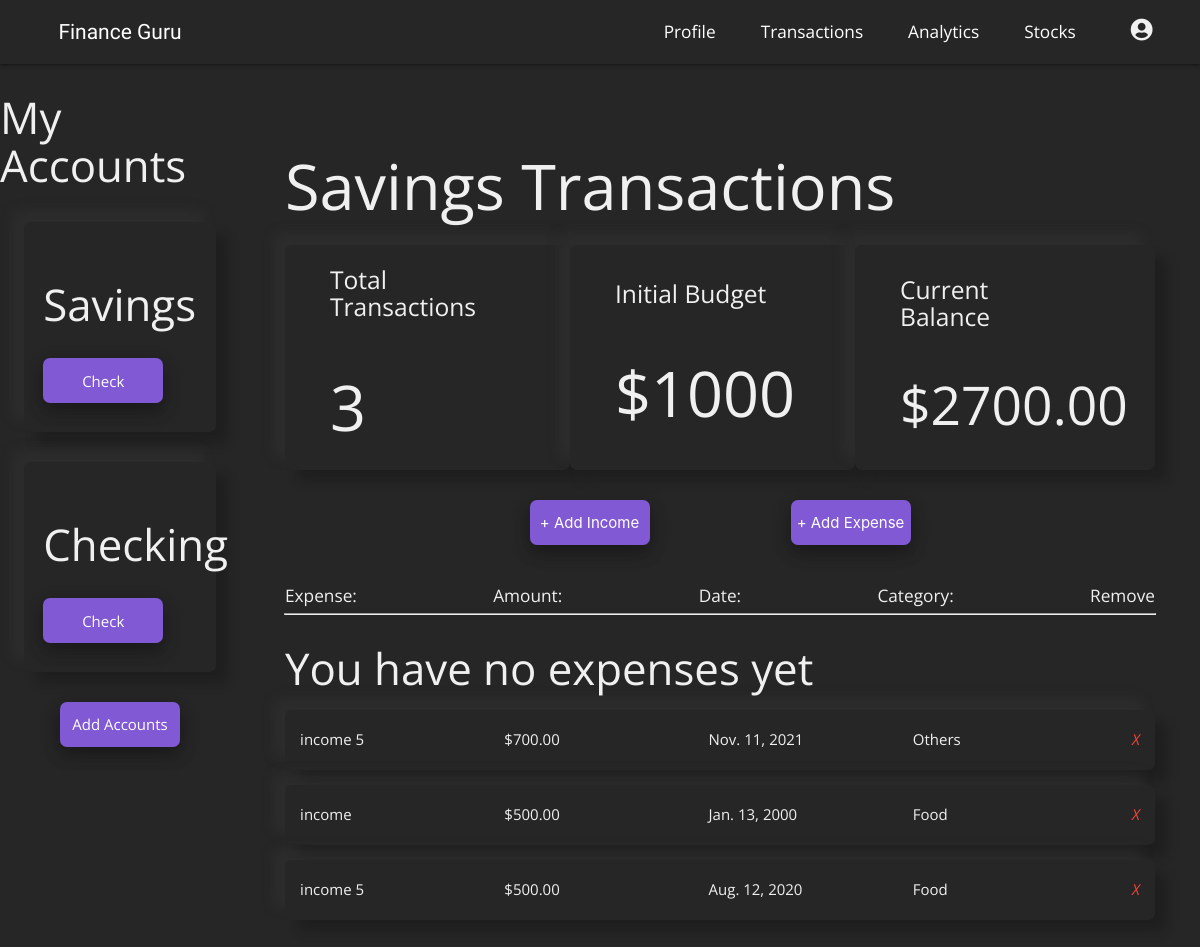
The app's page /savings/transactions (signed in), older data.
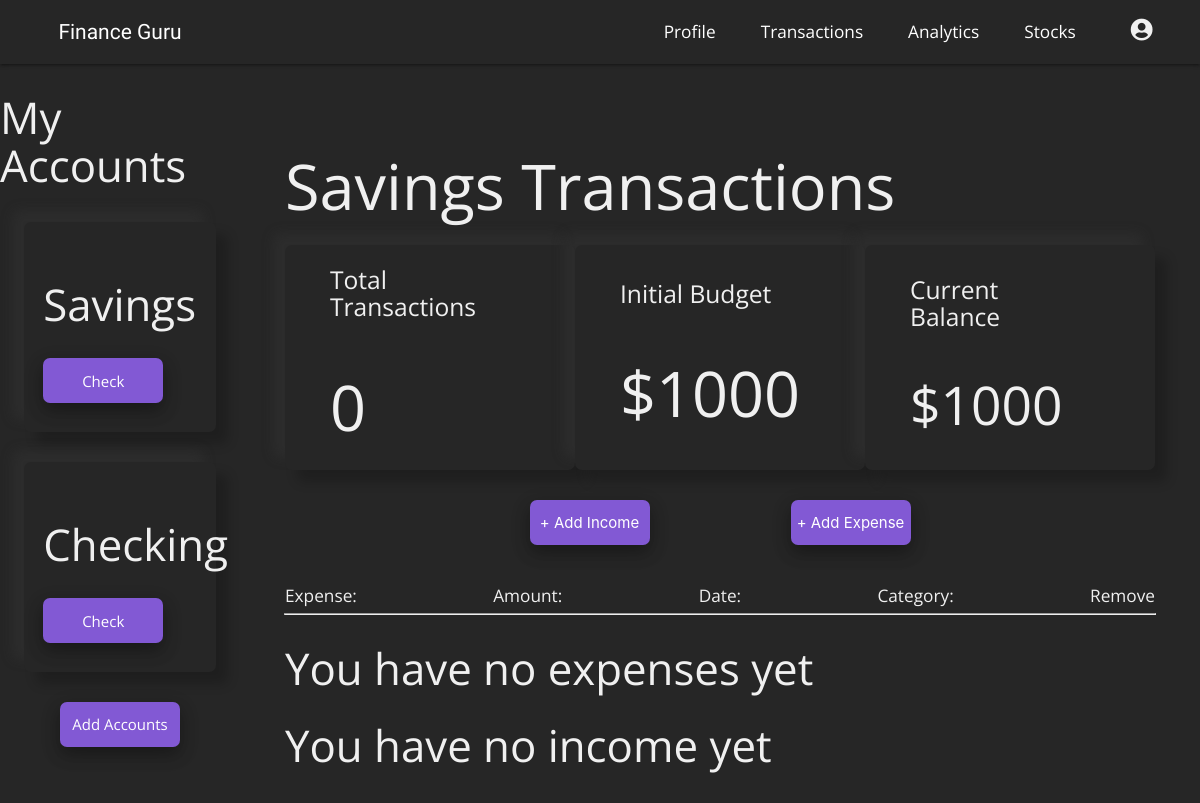
The same page, newer data.
### budget/models.py (models this page shows, shortened)
class Project(models.Model):
    name = models.CharField(max_length=100)
    slug = models.SlugField(max_length=100, unique=True, blank=True)
    budget = models.IntegerField()
    def budget_left(self):
        expense_list = Expense.objects.filter(project=self)
        income_list = Income.objects.filter(project=self)
        total_expense_amount = 0
        total_income_amount = 0
        for expense in expense_list:
            total_expense_amount += expense.amount
        for income in income_list:
            total_income_amount += income.amount
        return self.budget - total_expense_amount + total_income_amount
    def total_transactions(self):
        income_list = Income.objects.filter(project=self)
        expense_list = Expense.objects.filter(project=self)
        return len(expense_list) + len(income_list)

class Income(models.Model):
    project = models.ForeignKey(Project, on_delete = models.CASCADE, related_name = 'income')
    title = models.CharField(max_length=100)
    amount = models.DecimalField(max_digits=8, decimal_places=2)
    date = models.DateField(("Date"), default=datetime.date.today)
    type = 'income'
    category = models.CharField( max_length = 20, choices = SELECT_CATEGORY_CHOICES , default ='Food')
    class Meta:
        ordering = ('-amount',)

### budget/views.py (the view, shortened to what this page needs)
# urls.py: path('<slug:project_slug>/transactions', views.transactions, name = 'transactions'),
@login_required()
def transactions(request, project_slug):
    project_list = Project.objects.all()
    project = get_object_or_404(Project, slug=project_slug)
    if request.method == "GET":
        return render(request, 'budget/transactions.html', {
            'project': project, 'project_list': project_list,
            'expense_list': project.expenses.all(),
            'income_list': project.income.all()})

### budget/templates/budget/transactions.html (shortened to what this page needs)
{% extends 'budget/base.html' %}
{% block content %}
{% include "./header.html" %}
<div class = "transactions-section">
    <h1 class = "page-header">{{ project.name }} Transactions</h1>
    <section class="profile-stats">
        <div class = "stat-card">
            <div class="stat-card-content">
                <h5>Total Transactions</h6>
                <h1>{{ project.total_transactions }}</h1>
            </div>
        </div>
        <div class = "stat-card">
            <div class="stat-card-content">
                <h5>Initial Budget</h6>
                <h1>${{ project.budget }}</h1>
            </div>
        </div>
        <div class = "stat-card">
            <div class="stat-card-content">
                <h5>Current Balance</h6>
                {% if project.budget_left > 0 %}
                    <h2>${{ project.budget_left }}</h2>
                {% elif project.budget_left == 0 %}
                    <h2>${{ project.budget_left }}</h2>
                {% else %}
                    <h2>${{ project.budget_left }}</h2>
                {% endif %}
            </div>
        </div>
    </section>
    <section class = "section-expenses">
        <div class="button-row">
            <button class="modal-trigger account-button" id = "income-trigger" href = "#expenseModal" onClick = "incomeFunction()">+ Add Income</button>
            <button class="modal-trigger account-button" id = "expense-trigger" href = "#expenseModal" onClick = "expenseFunction()">+ Add Expense</button>
        </div>
        <div class="expense-row">
            <div class = 'expense-title'>
                <h6>Expense:</h6>
            </div>
            <div class = 'expense-title'>
                <h6>Amount:</h6>
            </div>
            <div class = 'expense-title'>
                <h6>Date:</h6>
            </div>
            <div class = 'expense-title category'>
                <h6>Category:</h6>
            </div>
            <div class = 'expense-title'>
                <h6>Remove</h6>
            </div>
        </div>
        <hr/>
        <ul class="expense-list">
            {% for expense in expense_list %}
            <li>
                <div class="expense-col">
                    <span>{{ expense.title }}</span>
                </div>
                <div class="expense-col">
                    <span>${{ expense.amount }}</span>
                </div>
                <div class="expense-col">
                    <span>{{ expense.date }}</span>
                </div>
                <div class="expense-col category">
                    <span>{{ expense.category }}</span>
                </div>
                <a class = "close-icon" name = "action" value = "expense" onclick = "deleteExpense(this)" data-id = "{{ expense.id }}">
                    <i class="red-text right">X</i>
                </a>
            </li>
            {% empty %}
            <div class = "">
                <h3>You have no expenses yet</h3>
            </div>
            {% endfor %}
            {% for income in income_list %}
            <li>
                <div class="expense-col">
                    <span>{{ income.title }}</span>
                </div>
                <div class="expense-col">
                    <span>${{ income.amount }}</span>
                </div>
                <div class="expense-col">
                    <span>{{ income.date }}</span>
                </div>
                <div class="expense-col category">
                    <span>{{ income.category }}</span>
                </div>
                <a class = "close-icon"  name = "action" value = "income" onclick = "deleteIncome(this)" data-id = "{{ income.id }}">
                    <i class="red-text right">X</i>
                </a>
            </li>
            {% empty %}
            <div class = "">
                <h3>You have no income yet</h3>
            </div>
            {% endfor %}
        </ul>
    </section>
</div>
{% endblock %}

### budget/templates/budget/base.html (shortened to what this page needs)
{% load static %}
<!DOCTYPE html>
<html lang="en">
<head>
    <link rel="stylesheet" href="{% static 'css/styles.css' %}" />
    <link rel="stylesheet" href="https://cdnjs.cloudflare.com/ajax/libs/materialize/1.0.0/css/materialize.min.css"/>
    <link rel="stylesheet" href="https://use.fontawesome.com/releases/v5.15.4/css/all.css">
</head>
<body>
    {% block content %}{% endblock %}
</body>
</html>

### budget/templates/budget/header.html (shortened to what this page needs)
{% extends 'budget/base.html' %}
{% load static %}
{% block content %}
<nav class = 'nav-dec'>
    <a href="{% url 'list' %}" class = "logo">
        <p>Finance Guru</p>
    </a>
    <div class = "nav-links">
        <a href="{% url 'profile' project.slug %}">Profile</a>
        <a href="{% url 'transactions' project.slug %}">Transactions</a>
        <a href="{% url 'analytics' project.slug %}">Analytics</a>
        <a href="{% url 'stocks' project.slug %}">Stocks</a>
        <div class="dropdown">
            <i class="fas fa-user-circle dropbtn"></i>
        </div>
    </div>
</nav>
<div class = 'left-nav'>
    <h3>My Accounts</h3>
    <div class="project-list">
        {% for project in project_list %}
            <div class="project-card">
                <div class="project-card-content">
                    <h3>{{ project.name }}</h3>
                    <a href="{% url 'profile' project.slug %}" class="account-button">Check</a>
                </div>
            </div>
        {% endfor %}
    </div>
    <a href="../add" class="account-button">
        <span>Add Accounts</span>
    </a>
</div>
{% endblock %}

### budget/static/css/styles.css (style rules this page uses)
* { box-sizing: border-box; margin: 0; padding: 0; }
html { background-color: #262626; }
body { color: rgb(240, 240, 240); font-family: 'Open Sans', sans-serif; }
h1 { font-size: 3rem; }
.nav-dec { background-color: #262626; display: flex; justify-content: space-between; align-items: center; width: 100%; margin-right: 2rem; }
.logo { display: flex; justify-content: space-around; align-items: center; width: 15%; margin-left: 2rem; z-index: 100; }
.logo p { font-size: 1.4rem; font-family: 'Readex Pro', sans-serif; font-stretch: expanded; }
.nav-links { display: flex; justify-content: center; align-items: center; z-index: 99; }
.nav-links a, .nav-links i { margin: 0 1.5rem; font-size: 1.15rem; }
.nav-links .dropdown { display: flex; flex-direction: column; justify-content: center; align-items: center; position: relative; display: inline-block; margin-right: 1rem; }
.nav-links .dropbtn { color: rgb(240, 240, 240); border: none; cursor: pointer; padding: 10px; font-size: 1.5rem; }
.left-nav { display: flex; flex-direction: column; justify-content: center; align-items: center; width: 20%; position: absolute; }
.left-nav .project-list { width: 100%; display: flex; flex-direction: column; justify-content: center; align-items: center; margin-bottom: 1rem; }
.left-nav .project-card { display: flex; justify-content: center; align-items: center; width: 80%; height: 14rem; background-color:#262626; box-shadow: -12px -12px 12px 0 rgba(58, 58, 58, 0.3),12px 12px 12px 0 rgba(0,0,0,.2); border-radius: 7px; margin: 1rem 0; }
.left-nav .project-card-content { display: flex; flex-direction: column; justify-content: center; align-items: flex-start; width: 80%; }
.left-nav .project-card h3 { margin-bottom: 2rem; }
hr { width: 100%; }
.account-button { display: flex; justify-content: center; align-items: center; background-color: rgba(153, 102, 255, 0.8); outline: none; width: 8rem; height: 3rem; border: none; border-radius: 7px; color:rgb(255, 255, 255); transition: 0.3s ease; box-shadow: 0 8px 16px 0 rgba(0,0,0,0.2), 0 6px 20px 0 rgba(0,0,0,0.19); }
.stat-card-content { display: flex; flex-direction: column; justify-content: center; align-items: space-around; width: 80%; }
.section-expenses { width: 100%; display: flex; flex-direction: column; justify-content: center; align-items: center; }
.section-expenses .expense-list { width: 100%; }
.transactions-section { display: flex; flex-direction: column; position: relative; left: 20%; width: 80%; padding: 3rem; overflow: hidden; }
.transactions-section .profile-stats { display: flex; justify-content: space-around; align-items: center; width: 100%; }
.transactions-section .stat-card { display: flex; flex-direction: column; justify-content: center; align-items: space-around; padding: 3rem; background-color: #262626; box-shadow: -12px -12px 12px 0 rgba(58, 58, 58, 0.3),12px 12px 12px 0 rgba(0,0,0,.2); border-radius: 7px; width: 20rem; height: 15rem; }
.section-expenses .button-row { width: 60%; display: flex; justify-content: space-around; align-items: center; margin: 2rem 0; }
.section-expenses .expense-row { width: 100%; display: flex; justify-content: space-between; align-items: center; }
.section-expenses hr { width: 100%; }

Row changes from the older to the newer data that the page shows:
removed Income: title "income 5", amount "700.00", date "Nov. 11, 2021", category "Others"
removed Income: title "income", amount "500.00", date "Jan. 13, 2000", category "Food"
removed Income: title "income 5", amount "500.00", date "Aug. 12, 2020", category "Food"
computed for Project "Savings": total_transactions "3" → "0"; budget_left "2700.00" → "1000"
Text that changed along with them:
text now shown: "You have no income yet"
